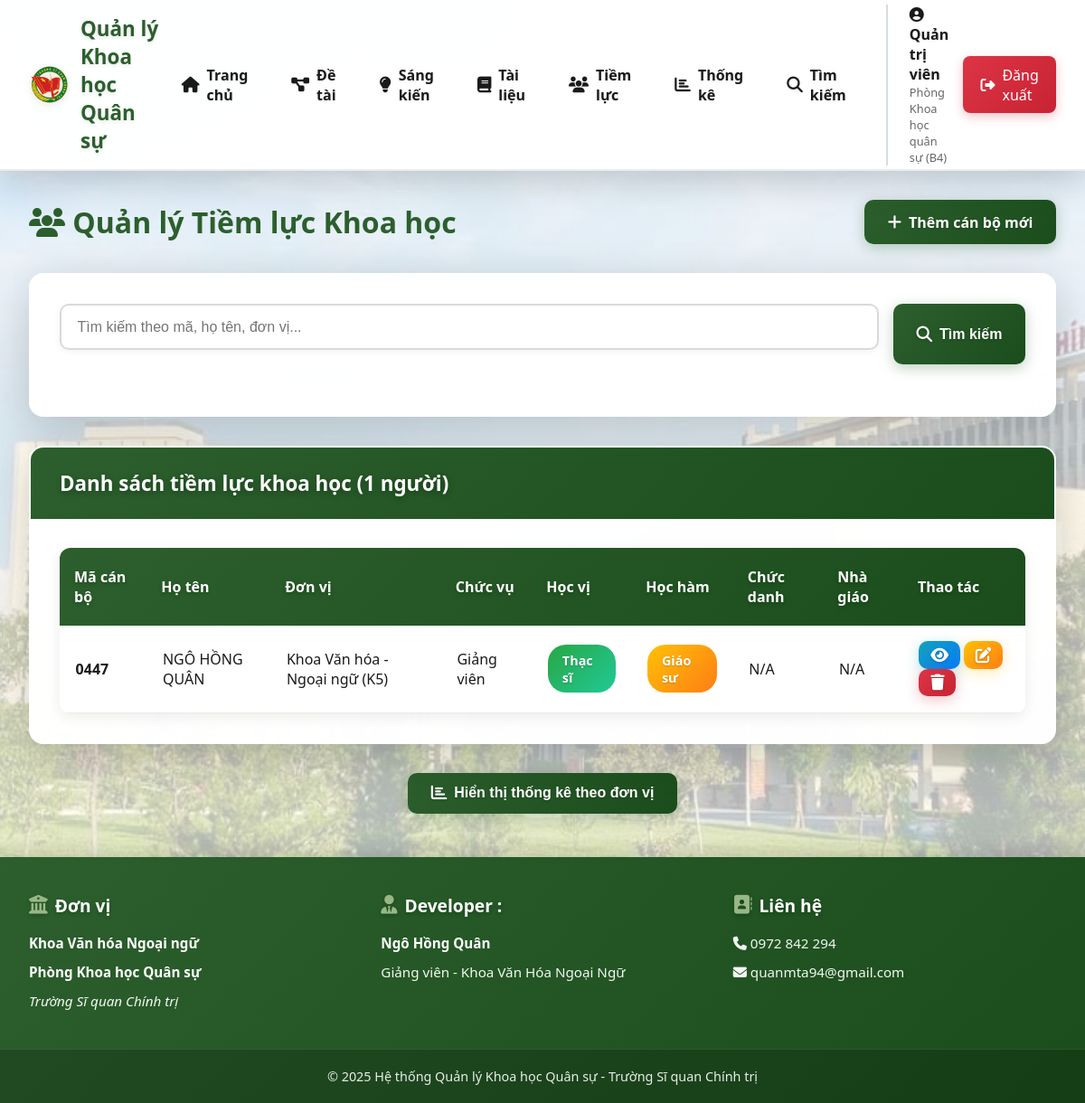
The app's page /tiemluc (signed in) with its own data.
### models/__init__.py (models this page shows, shortened)
class User(UserMixin, db.Model):
    __tablename__ = 'users'
    id = db.Column(db.Integer, primary_key=True)
    username = db.Column(db.String(80), unique=True, nullable=False)
    email = db.Column(db.String(120), unique=True, nullable=False)
    password_hash = db.Column(db.String(255), nullable=False)
    full_name = db.Column(db.String(120), nullable=False)
    role = db.Column(db.String(20), default='user')  # admin, manager, user
    don_vi = db.Column(db.String(120))  # Đơn vị của người dùng
    created_at = db.Column(db.DateTime, default=datetime.utcnow)

class TiemLuc(db.Model):
    __tablename__ = 'tiem_luc'
    id = db.Column(db.Integer, primary_key=True)
    ma_can_bo = db.Column(db.String(50), unique=True, nullable=False)
    ho_ten = db.Column(db.String(120), nullable=False)
    ngay_sinh = db.Column(db.Date)
    gioi_tinh = db.Column(db.String(10))
    don_vi = db.Column(db.String(120))
    chuc_vu = db.Column(db.String(100))
    chuc_danh = db.Column(db.String(100))
    nha_giao = db.Column(db.String(100))
    hoc_vi = db.Column(db.String(50))  # Tiến sĩ, Thạc sĩ, Cử nhân
    hoc_ham = db.Column(db.String(50))  # Giáo sư, Phó Giáo sư
    chuyen_mon = db.Column(db.String(255))
    email = db.Column(db.String(120))
    dien_thoai = db.Column(db.String(20))
    kinh_nghiem = db.Column(db.Text)
    thanh_tich = db.Column(db.Text)
    created_by = db.Column(db.Integer, db.ForeignKey('users.id'))
    created_at = db.Column(db.DateTime, default=datetime.utcnow)
    updated_at = db.Column(db.DateTime, default=datetime.utcnow, onupdate=datetime.utcnow)
    creator = db.relationship('User', backref='tiem_luc_created')

### routes/main.py (the view, shortened to what this page needs)
@main_bp.route('/tiemluc')
@login_required
def tiemluc_list():
    page = request.args.get('page', 1, type=int)
    per_page = 20
    search = request.args.get('search', '')
    query = TiemLuc.query
    if current_user.role != 'admin':
        query = query.filter_by(don_vi=current_user.don_vi)
    pagination = query.order_by(TiemLuc.created_at.desc()).paginate(
        page=page, per_page=per_page, error_out=False
    )
    stats_query = db.session.query(
        TiemLuc.don_vi,
        func.count(TiemLuc.id).label('total')
    )
    if current_user.role != 'admin':
        stats_query = stats_query.filter(TiemLuc.don_vi == current_user.don_vi)
    donvi_stats = stats_query.group_by(TiemLuc.don_vi).order_by(func.count(TiemLuc.id).desc()).all()
    donvi_stats = [{'don_vi': dv or 'Chưa xác định', 'total': total} for dv, total in donvi_stats]
    hocvi_stats = db.session.query(
        TiemLuc.hoc_vi,
        func.count(TiemLuc.id).label('total')
    ).filter(TiemLuc.hoc_vi.isnot(None))
    if current_user.role != 'admin':
        hocvi_stats = hocvi_stats.filter(TiemLuc.don_vi == current_user.don_vi)
    hocvi_stats = hocvi_stats.group_by(TiemLuc.hoc_vi).all()
    hocvi_stats = [{'hoc_vi': hv or 'Chưa có', 'total': total} for hv, total in hocvi_stats]
    hocham_stats = db.session.query(
        TiemLuc.hoc_ham,
        func.count(TiemLuc.id).label('total')
    ).filter(TiemLuc.hoc_ham.isnot(None))
    if current_user.role != 'admin':
        hocham_stats = hocham_stats.filter(TiemLuc.don_vi == current_user.don_vi)
    hocham_stats = hocham_stats.group_by(TiemLuc.hoc_ham).all()
    hocham_stats = [{'hoc_ham': hh or 'Chưa có', 'total': total} for hh, total in hocham_stats]
    total_tiemluc = sum(s['total'] for s in donvi_stats)
    return render_template('tiemluc/list.html',
                         pagination=pagination,
                         search=search,
                         donvi_stats=donvi_stats,
                         hocvi_stats=hocvi_stats,
                         hocham_stats=hocham_stats,
                         total_tiemluc=total_tiemluc)

### templates/tiemluc/list.html (shortened to what this page needs)
{% extends "base.html" %}
{% block content %}
<div style="display: flex; justify-content: space-between; align-items: center; margin-bottom: 2rem;">
    <h1 style="color: var(--primary-color);">
        <i class="fas fa-users"></i> Quản lý Tiềm lực Khoa học
    </h1>
    <a href="{{ url_for('main.tiemluc_add') }}" class="btn btn-primary">
        <i class="fas fa-plus"></i> Thêm cán bộ mới
    </a>
</div>
<div class="card">
    <div class="card-body">
        <form method="GET" class="search-box">
            <input type="text" name="search" class="form-control" placeholder="Tìm kiếm theo mã, họ tên, đơn vị..." value="{{ search }}">
            <button type="submit" class="btn btn-primary">
                <i class="fas fa-search"></i> Tìm kiếm
            </button>
        </form>
    </div>
</div>
<div class="card">
    <div class="card-header">
        Danh sách tiềm lực khoa học ({{ pagination.total }} người)
    </div>
    <div class="card-body">
        {% if pagination.items %}
        <table class="table">
            <thead>
                <tr>
                    <th>Mã cán bộ</th>
                    <th>Họ tên</th>
                    <th>Đơn vị</th>
                    <th>Chức vụ</th>
                    <th>Học vị</th>
                    <th>Học hàm</th>
                    <th>Chức danh</th>
                    <th>Nhà giáo</th>
                    <th>Thao tác</th>
                </tr>
            </thead>
            <tbody>
                {% for tl in pagination.items %}
                <tr style="cursor: pointer;" ondblclick="window.location='{{ url_for('main.tiemluc_detail', id=tl.id) }}'">
                    <td><strong>{{ tl.ma_can_bo }}</strong></td>
                    <td>{{ tl.ho_ten }}</td>
                    <td>{{ tl.don_vi or 'N/A' }}</td>
                    <td>{{ tl.chuc_vu or 'N/A' }}</td>
                    <td>
                        {% if tl.hoc_vi %}
                        <span class="badge badge-success">{{ tl.hoc_vi }}</span>
                        {% else %}
                        N/A
                        {% endif %}
                    </td>
                    <td>
                        {% if tl.hoc_ham %}
                        <span class="badge badge-warning">{{ tl.hoc_ham }}</span>
                        {% else %}
                        N/A
                        {% endif %}
                    </td>
                    <td>
                        {% if tl.chuc_danh %}
                        <span class="badge badge-info">{{ tl.chuc_danh }}</span>
                        {% else %}
                        N/A
                        {% endif %}
                    </td>
                    <td>
                        {% if tl.nha_giao %}
                        <span class="badge badge-danger">{{ tl.nha_giao }}</span>
                        {% else %}
                        N/A
                        {% endif %}
                    </td>
                    <td onclick="event.stopPropagation();">
                        <a href="{{ url_for('main.tiemluc_detail', id=tl.id) }}" class="btn btn-info" style="padding: 0.4rem 0.8rem;" title="Xem chi tiết">
                            <i class="fas fa-eye"></i>
                        </a>
                        {% if current_user.role == 'admin' or tl.don_vi == current_user.don_vi %}
                        <a href="{{ url_for('main.tiemluc_edit', id=tl.id) }}" class="btn btn-warning" style="padding: 0.4rem 0.8rem;" title="Chỉnh sửa">
                            <i class="fas fa-edit"></i>
                        </a>
                        <form method="POST" action="{{ url_for('main.tiemluc_delete', id=tl.id) }}" style="display: inline;"
                              onsubmit="return confirm('Bạn có chắc chắn muốn xóa?')">
                            <button type="submit" class="btn btn-danger" style="padding: 0.4rem 0.8rem;" title="Xóa">
                                <i class="fas fa-trash"></i>
                            </button>
                        </form>
                        {% endif %}
                    </td>
                </tr>
                {% endfor %}
            </tbody>
        </table>
        {% else %}
        <p style="text-align: center; color: #999; padding: 2rem;">Không tìm thấy cán bộ nào.</p>
        {% endif %}
    </div>
</div>
<div style="text-align: center; margin: 2rem 0 1rem 0;">
    <button class="btn btn-primary" onclick="toggleStats()" id="toggleStatsBtn">
        <i class="fas fa-chart-bar"></i> Hiển thị thống kê theo đơn vị
    </button>
</div>
{% endblock %}

### templates/base.html (shortened to what this page needs)
<!DOCTYPE html>
<html lang="vi">
<head>
    <link rel="stylesheet" href="{{ url_for('static', filename='css/style.css') }}">
    <link rel="stylesheet" href="https://cdnjs.cloudflare.com/ajax/libs/font-awesome/6.4.0/css/all.min.css">
</head>
<body>
    {% if current_user.is_authenticated %}
    <nav class="navbar">
        <div class="navbar-container">
            <a href="{{ url_for('main.dashboard') }}" class="navbar-brand">
                <img src="{{ url_for('static', filename='images/logo.png') }}" alt="Logo">
                <span class="desktop-only">Quản lý Khoa học Quân sự</span>
            </a>
            <div class="navbar-menu" id="navbarMenu">
                <a href="{{ url_for('main.dashboard') }}" class="nav-link">
                    <i class="fas fa-home"></i> Trang chủ
                </a>
                <a href="{{ url_for('main.detai_list') }}" class="nav-link">
                    <i class="fas fa-project-diagram"></i> Đề tài
                </a>
                <a href="{{ url_for('main.sangkien_list') }}" class="nav-link">
                    <i class="fas fa-lightbulb"></i> Sáng kiến
                </a>
                <a href="{{ url_for('main.giaotrinh_list') }}" class="nav-link">
                    <i class="fas fa-book"></i> Tài liệu
                </a>
                <a href="{{ url_for('main.tiemluc_list') }}" class="nav-link">
                    <i class="fas fa-users"></i> Tiềm lực
                </a>
                <a href="{{ url_for('main.thongke') }}" class="nav-link">
                    <i class="fas fa-chart-bar"></i> Thống kê
                </a>
                <a href="{{ url_for('main.timkiem') }}" class="nav-link">
                    <i class="fas fa-search"></i> Tìm kiếm
                </a>
                <div class="user-section">
                    <div class="user-info">
                        <span class="user-name">
                            <i class="fas fa-user-circle"></i> {{ current_user.full_name }}
                        </span>
                        {% if current_user.don_vi %}
                        <span class="user-unit">{{ current_user.don_vi }}</span>
                        {% endif %}
                    </div>
                    <a href="{{ url_for('auth.logout') }}" class="btn-logout">
                        <i class="fas fa-sign-out-alt"></i> Đăng xuất
                    </a>
                </div>
            </div>
        </div>
    </nav>
    {% endif %}
    <div class="container">
        {% block content %}{% endblock %}
    </div>
    <footer class="footer">
        <div class="footer-container">
            <div class="footer-section">
                <h4><i class="fas fa-university"></i> Đơn vị</h4>
                <p><strong>Khoa Văn hóa Ngoại ngữ</strong></p>
                <p><strong>Phòng Khoa học Quân sự</strong></p>
                <p><em><a href="http://daihocchinhtri.edu.vn/">Trường Sĩ quan Chính trị</a></em></p>
            </div>
            <div class="footer-section">
                <h4><i class="fas fa-user-tie"></i> Developer :</h4>
                <p><strong>Ngô Hồng Quân</strong></p>
                <p>Giảng viên - Khoa Văn Hóa Ngoại Ngữ</p>
            </div>
            <div class="footer-section">
                <h4><i class="fas fa-address-book"></i> Liên hệ</h4>
                <p><i class="fas fa-phone"></i> <a href="tel:0972842294">0972 842 294</a></p>
                <p><i class="fas fa-envelope"></i> <a href="mailto:quanmta94@gmail.com">quanmta94@gmail.com</a></p>
            </div>
        </div>
        <div class="footer-bottom">
            <p>&copy; 2025 Hệ thống Quản lý Khoa học Quân sự - Trường Sĩ quan Chính trị</p>
        </div>
    </footer>
</body>
</html>

### records on screen
User: full_name "Quản trị viên", don_vi "Phòng Khoa học quân sự (B4)"
TiemLuc: ma_can_bo "0447", ho_ten "NGÔ HỒNG QUÂN", don_vi "Khoa Văn hóa - Ngoại ngữ (K5)", chuc_vu "Giảng viên", hoc_vi "Thạc sĩ", hoc_ham "Giáo sư", shows "N/A"

### other values on screen
{{ pagination.total }} "1"
